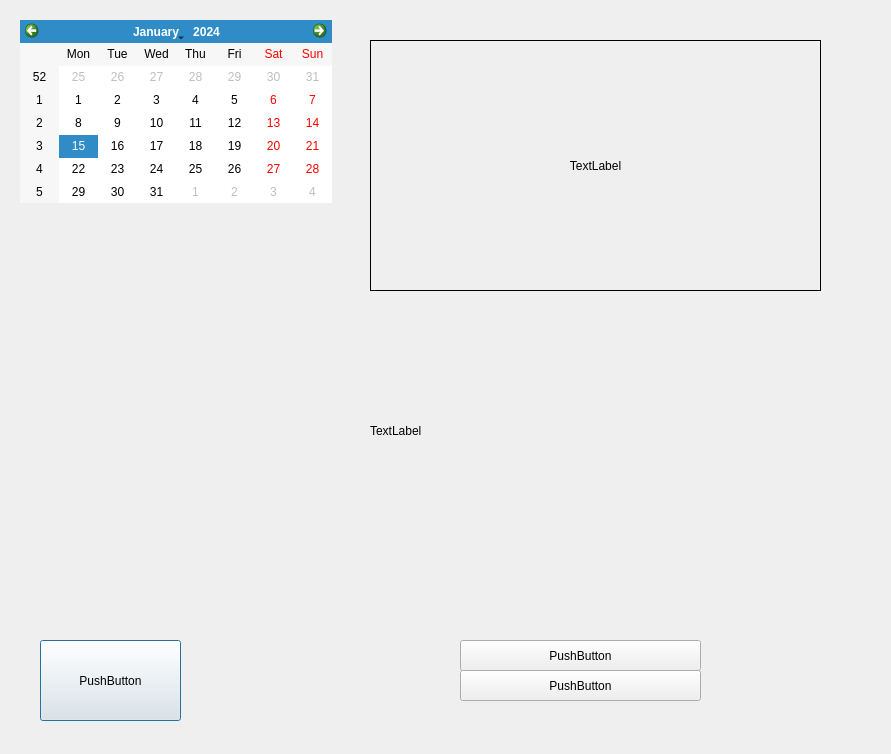
<?xml version="1.0" encoding="UTF-8"?>
<ui version="4.0">
 <class>Dialog</class>
 <widget class="QDialog" name="Dialog">
  <property name="geometry">
   <rect>
    <x>0</x>
    <y>0</y>
    <width>891</width>
    <height>754</height>
   </rect>
  </property>
  <property name="windowTitle">
   <string>Dialog</string>
  </property>
  <widget class="QCalendarWidget" name="CALENDAR">
   <property name="geometry">
    <rect>
     <x>20</x>
     <y>20</y>
     <width>312</width>
     <height>183</height>
    </rect>
   </property>
  </widget>
  <widget class="QLabel" name="DATE_DISPLAYED">
   <property name="geometry">
    <rect>
     <x>70</x>
     <y>230</y>
     <width>211</width>
     <height>101</height>
    </rect>
   </property>
   <property name="font">
    <font>
     <pointsize>16</pointsize>
    </font>
   </property>
   <property name="text">
    <string/>
   </property>
   <property name="alignment">
    <set>Qt::AlignCenter</set>
   </property>
  </widget>
  <widget class="QPushButton" name="RETURN">
   <property name="geometry">
    <rect>
     <x>40</x>
     <y>640</y>
     <width>141</width>
     <height>81</height>
    </rect>
   </property>
   <property name="text">
    <string>PushButton</string>
   </property>
  </widget>
  <widget class="QLabel" name="PAST_TEXT">
   <property name="geometry">
    <rect>
     <x>370</x>
     <y>40</y>
     <width>451</width>
     <height>251</height>
    </rect>
   </property>
   <property name="frameShape">
    <enum>QFrame::Box</enum>
   </property>
   <property name="text">
    <string>TextLabel</string>
   </property>
   <property name="alignment">
    <set>Qt::AlignCenter</set>
   </property>
   <property name="wordWrap">
    <bool>true</bool>
   </property>
  </widget>
  <widget class="QPushButton" name="SAVE_DRAWING">
   <property name="geometry">
    <rect>
     <x>460</x>
     <y>640</y>
     <width>241</width>
     <height>31</height>
    </rect>
   </property>
   <property name="text">
    <string>PushButton</string>
   </property>
  </widget>
  <widget class="QLabel" name="PAST_DRAWING">
   <property name="geometry">
    <rect>
     <x>370</x>
     <y>300</y>
     <width>451</width>
     <height>261</height>
    </rect>
   </property>
   <property name="text">
    <string>TextLabel</string>
   </property>
  </widget>
  <widget class="QPushButton" name="SAVE_TEXT">
   <property name="geometry">
    <rect>
     <x>460</x>
     <y>670</y>
     <width>241</width>
     <height>31</height>
    </rect>
   </property>
   <property name="text">
    <string>PushButton</string>
   </property>
  </widget>
 </widget>
 <resources/>
 <connections/>
</ui>
